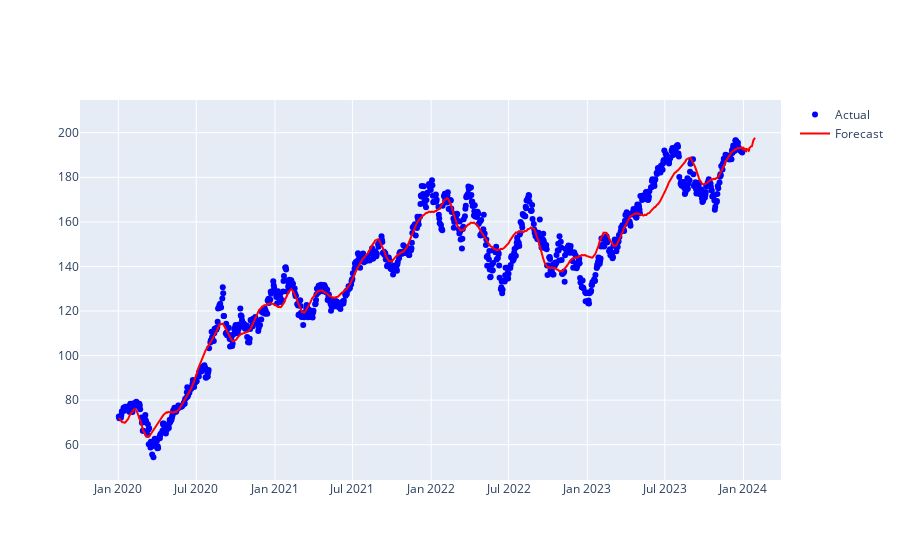

Notebook cell for this chart:
### Code cell
fig.add_trace(go.Scatter(
    x=forecast['ds'],
    y=forecast['yhat_upper'],
    fill=None,
    mode='lines',
    line=dict(width=0),
    showlegend=False
))

### Figure 1 — Plotly figure (JSON) as saved in the notebook; plotly's stock layout.template omitted (floating-point values rounded to 4 significant figures; data arrays with more than 128 entries replaced by an {"elided": "..."} marker saying what was removed)
{"data": [{"marker": {"color": "blue"}, "mode": "markers", "name": "Actual", "type": "scatter", "x": {"elided": "1006 str values"}, "y": {"elided": "1006 float values"}}, {"line": {"color": "red"}, "name": "Forecast", "type": "scatter", "x": {"elided": "1036 str values"}, "y": {"elided": "1036 float values"}}, {"line": {"width": 0}, "mode": "lines", "showlegend": false, "type": "scatter", "x": {"elided": "1036 str values"}, "y": {"elided": "1036 float values"}}], "layout": {}}
